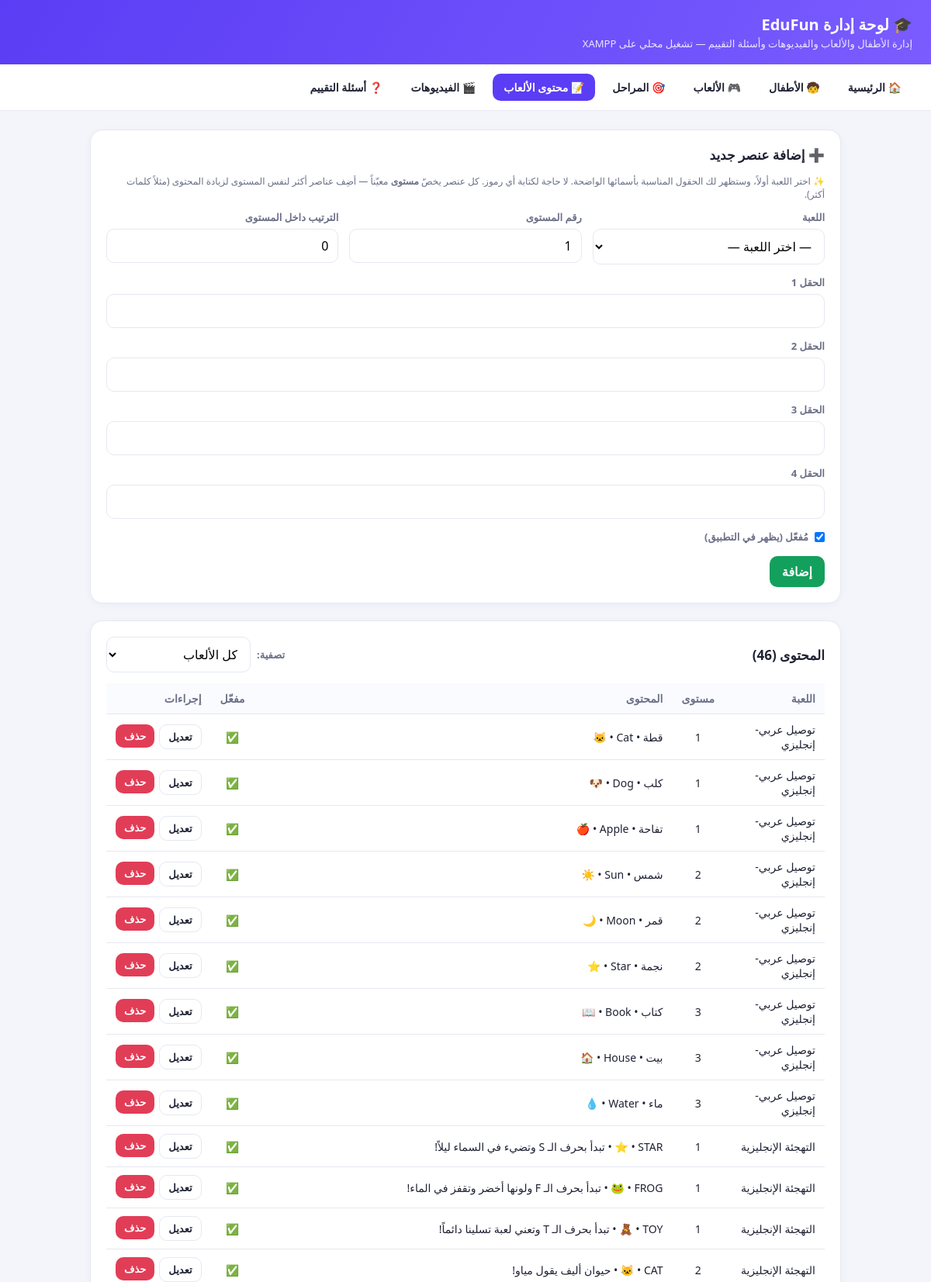
/admin/game_items.php (upper part), run on the app's committed database.
### tables this page shows
CREATE TABLE IF NOT EXISTS game_items (
  id           INT AUTO_INCREMENT PRIMARY KEY,
  game_code    VARCHAR(40)  NOT NULL,
  level_number TINYINT      NOT NULL DEFAULT 1,
  text1        VARCHAR(300) NOT NULL DEFAULT '',
  text2        VARCHAR(300) NOT NULL DEFAULT '',
  text3        VARCHAR(300) NOT NULL DEFAULT '',
  text4        VARCHAR(300) NOT NULL DEFAULT '',
  sort_order   INT          NOT NULL DEFAULT 0,
  is_active    TINYINT(1)   NOT NULL DEFAULT 1,
  KEY idx_game_level (game_code, level_number)
);

### admin/game_items.php (the view, shortened to what this page needs)
<?php
require_once __DIR__ . '/inc.php';
$textGames = [
    'word_game'        => 'ترتيب الكلمات',
    'english_spelling' => 'التهجئة الإنجليزية',
    'sentence_game'    => 'تكوين الجُمل',
    'ar_en_matching'   => 'توصيل عربي-إنجليزي',
    'grammar_matching' => 'توصيل الإعراب',
    'question_builder' => 'صانع الأسئلة',
    'error_hunter'     => 'صائد الأخطاء',
];
$editing = null;
$filter = $_GET['game'] ?? ($editing['game_code'] ?? '');
if ($filter !== '' && isset($textGames[$filter])) {
    $stmt = $pdo->prepare(
        "SELECT * FROM game_items WHERE game_code = ? ORDER BY level_number, sort_order, id"
    );
    $stmt->execute([$filter]);
    $rows = $stmt->fetchAll();
} else {
    $rows = $pdo->query("SELECT * FROM game_items ORDER BY game_code, level_number, sort_order, id")->fetchAll();
}
$activeChecked = (!$editing || (int) ($editing['is_active'] ?? 1) === 1) ? 'checked' : '';
render_header('محتوى الألعاب');
?>
<div class="card">
  <h2><?= $editing ? '✏️ تعديل عنصر' : '➕ إضافة عنصر جديد' ?></h2>
  <p class="hint">✨ اختر اللعبة أولاً، وستظهر لك الحقول المناسبة بأسمائها الواضحة. لا حاجة لكتابة أي رموز.
     كل عنصر يخصّ <b>مستوى</b> معيّناً — أضِف عناصر أكثر لنفس المستوى لزيادة المحتوى (مثلاً كلمات أكثر).</p>
  <form method="post">
    <div class="grid">
      <div>
        <label>اللعبة</label>
        <select name="game_code" id="game_code" required onchange="applyLabels()">
          <option value="">— اختر اللعبة —</option>
        </select>
      </div>
      <div>
        <label>رقم المستوى</label>
        <input type="number" name="level_number" min="1" max="20" value="<?= h($editing['level_number'] ?? 1) ?>">
      </div>
      <div>
        <label>الترتيب داخل المستوى</label>
        <input type="number" name="sort_order" value="<?= h($editing['sort_order'] ?? 0) ?>">
      </div>
    </div>
    <div id="f_text1" style="margin-top:14px">
      <label id="l_text1">الحقل 1</label>
      <input type="text" name="text1" id="text1" value="<?= h($editing['text1'] ?? '') ?>">
    </div>
    <div id="f_text2" style="margin-top:14px">
      <label id="l_text2">الحقل 2</label>
      <input type="text" name="text2" id="text2" value="<?= h($editing['text2'] ?? '') ?>">
    </div>
    <div id="f_text3" style="margin-top:14px">
      <label id="l_text3">الحقل 3</label>
      <input type="text" name="text3" id="text3" value="<?= h($editing['text3'] ?? '') ?>">
    </div>
    <div id="f_text4" style="margin-top:14px">
      <label id="l_text4">الحقل 4</label>
      <input type="text" name="text4" id="text4" value="<?= h($editing['text4'] ?? '') ?>">
    </div>
    <div style="margin-top:14px">
      <label style="display:flex; align-items:center; gap:8px; cursor:pointer">
        <input type="checkbox" name="is_active" value="1" <?= $activeChecked ?> style="width:auto; margin:0">
        <span>مُفعّل (يظهر في التطبيق)</span>
      </label>
    </div>
    <div style="margin-top:16px; display:flex; gap:8px">
      <button class="btn ok" type="submit"><?= $editing ? 'حفظ التعديل' : 'إضافة' ?></button>
    </div>
  </form>
</div>
<div class="card">
  <div style="display:flex; justify-content:space-between; align-items:center; flex-wrap:wrap; gap:10px">
    <h2 style="margin:0">المحتوى (<?= count($rows) ?>)</h2>
    <form method="get" style="display:flex; gap:8px; align-items:center">
      <label style="margin:0">تصفية:</label>
      <select name="game" onchange="this.form.submit()" style="width:auto">
        <option value="">كل الألعاب</option>
      </select>
    </form>
  </div>
  <table style="margin-top:14px">
    <tr><th>اللعبة</th><th>مستوى</th><th>المحتوى</th><th>مفعّل</th><th>إجراءات</th></tr>
    <?php foreach ($rows as $it):
      $parts = array_filter([$it['text1'], $it['text2'], $it['text3'], $it['text4']], fn($v) => $v !== '');
    ?>
      <tr style="<?= (int) $it['is_active'] === 0 ? 'opacity:.55' : '' ?>">
        <td><?= h($textGames[$it['game_code']] ?? $it['game_code']) ?></td>
        <td style="text-align:center"><?= (int) $it['level_number'] ?></td>
        <td><?= h(implode('  •  ', $parts)) ?></td>
        <td style="text-align:center"><?= (int) $it['is_active'] === 1 ? '✅' : '🚫' ?></td>
        <td>
          <div class="row-actions">
            <a class="btn ghost sm" href="game_items.php?edit=<?= (int) $it['id'] ?>">تعديل</a>
            <form method="post" onsubmit="return confirm('حذف هذا العنصر؟');" style="display:inline">
              <button class="btn danger sm" type="submit">حذف</button>
            </form>
          </div>
        </td>
      </tr>
    <?php endforeach; ?>
  </table>
</div>
<?php
render_footer();

### admin/inc.php (shortened to what this page needs)
<?php
function h($s) { return htmlspecialchars((string) $s, ENT_QUOTES, 'UTF-8'); }
function render_header($title) {
    $nav = [
        'index.php'     => '🏠 الرئيسية',
        'children.php'  => '🧒 الأطفال',
        'games.php'     => '🎮 الألعاب',
        'levels.php'    => '🎯 المراحل',
        'game_items.php' => '📝 محتوى الألعاب',
        'videos.php'    => '🎬 الفيديوهات',
        'questions.php' => '❓ أسئلة التقييم',
    ];
    $current = basename($_SERVER['PHP_SELF']);
    ?>
<!DOCTYPE html>
<html lang="ar" dir="rtl">
<head>
</head>
<body>
  <header>
    <h1>🎓 لوحة إدارة EduFun</h1>
    <div class="sub">إدارة الأطفال والألعاب والفيديوهات وأسئلة التقييم — تشغيل محلي على XAMPP</div>
  </header>
  <nav>
    <?php foreach ($nav as $file => $label): ?>
      <a href="<?= $file ?>" class="<?= $current === $file ? 'active' : '' ?>"><?= $label ?></a>
    <?php endforeach; ?>
  </nav>
  <main>
<?php
}
function render_footer() {
    ?>
  </main>
</body>
</html>
<?php
}

### admin/inc.php (style rules this page uses)
:root { --p:#5b3df5; --p2:#7a5cff; --bg:#f4f5fb; --ink:#1f2233; --muted:#6b7088; --line:#e6e8f2; --ok:#13a05c; --danger:#e23d57; }
* { box-sizing:border-box; }
body { margin:0; font-family:"Segoe UI",Tahoma,Arial,sans-serif; background:var(--bg); color:var(--ink); }
header { background:linear-gradient(120deg,var(--p),var(--p2)); color:#fff; padding:18px 24px; box-shadow:0 4px 18px rgba(91,61,245,.25); }
header h1 { margin:0; font-size:20px; }
header .sub { opacity:.85; font-size:13px; margin-top:2px; }
nav { display:flex; flex-wrap:wrap; gap:8px; padding:12px 24px; background:#fff; border-bottom:1px solid var(--line); position:sticky; top:0; z-index:5; }
nav a { text-decoration:none; color:var(--ink); padding:8px 14px; border-radius:10px; font-weight:600; font-size:14px; }
nav a.active { background:var(--p); color:#fff; }
main { max-width:1000px; margin:24px auto; padding:0 16px; }
.card { background:#fff; border:1px solid var(--line); border-radius:16px; padding:20px; margin-bottom:22px; box-shadow:0 2px 10px rgba(31,34,51,.04); }
.card h2 { margin:0 0 14px; font-size:17px; }
table { width:100%; border-collapse:collapse; font-size:14px; }
th, td { text-align:right; padding:10px 12px; border-bottom:1px solid var(--line); vertical-align:middle; }
th { color:var(--muted); font-weight:700; background:#fafbff; }
input, select, textarea { width:100%; padding:10px 12px; border:1px solid var(--line); border-radius:10px; font:inherit; background:#fff; }
label { display:block; font-size:13px; font-weight:600; margin:0 0 6px; color:var(--muted); }
.grid { display:grid; grid-template-columns:repeat(auto-fit,minmax(180px,1fr)); gap:14px; }
.btn { display:inline-block; border:none; cursor:pointer; padding:9px 16px; border-radius:10px; font:inherit; font-weight:700; color:#fff; background:var(--p); text-decoration:none; }
.btn.ok { background:var(--ok); }
.btn.danger { background:var(--danger); }
.btn.ghost { background:#fff; color:var(--ink); border:1px solid var(--line); }
.btn.sm { padding:6px 11px; font-size:13px; }
.row-actions { display:flex; gap:6px; }
.hint { color:var(--muted); font-size:12px; margin-top:4px; }

### data on the page
game_items: game_code "توصيل عربي-إنجليزي", level_number "1", parts "قطة • Cat • 🐱"
game_items: game_code "توصيل عربي-إنجليزي", level_number "1", parts "كلب • Dog • 🐶"
game_items: game_code "توصيل عربي-إنجليزي", level_number "1", parts "تفاحة • Apple • 🍎"
game_items: game_code "توصيل عربي-إنجليزي", level_number "2", parts "شمس • Sun • ☀️"
game_items: game_code "توصيل عربي-إنجليزي", level_number "2", parts "قمر • Moon • 🌙"
game_items: game_code "توصيل عربي-إنجليزي", level_number "2", parts "نجمة • Star • ⭐"
game_items: game_code "توصيل عربي-إنجليزي", level_number "3", parts "كتاب • Book • 📖"
game_items: game_code "توصيل عربي-إنجليزي", level_number "3", parts "بيت • House • 🏠"
game_items: game_code "توصيل عربي-إنجليزي", level_number "3", parts "ماء • Water • 💧"
game_items: game_code "التهجئة الإنجليزية", level_number "1", parts "STAR • ⭐ • تبدأ بحرف الـ S وتضيء في السماء ليلاً!"
game_items: game_code "التهجئة الإنجليزية", level_number "1", parts "FROG • 🐸 • تبدأ بحرف الـ F ولونها أخضر وتقفز في الماء!"
game_items: game_code "التهجئة الإنجليزية", level_number "1", parts "TOY • 🧸 • تبدأ بحرف الـ T وتعني لعبة تسلينا دائماً!"
game_items: game_code "التهجئة الإنجليزية", level_number "2", parts "CAT • 🐱 • حيوان أليف يقول مياو!"

### other printed values
$label "🏠 الرئيسية"
$label "🧒 الأطفال"
$label "🎮 الألعاب"
$label "🎯 المراحل"
$label "📝 محتوى الألعاب"
$label "🎬 الفيديوهات"
$label "❓ أسئلة التقييم"
count($rows) "46"
